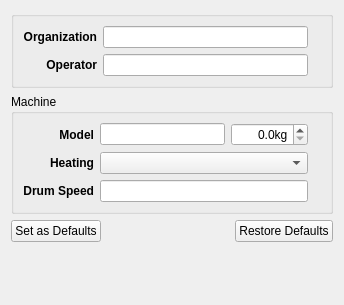
<?xml version="1.0" encoding="UTF-8"?>
<ui version="4.0">
 <class>SetupWidget</class>
 <widget class="QWidget" name="SetupWidget">
  <property name="geometry">
   <rect>
    <x>0</x>
    <y>0</y>
    <width>344</width>
    <height>305</height>
   </rect>
  </property>
  <property name="windowTitle">
   <string notr="true">Form</string>
  </property>
  <property name="toolTip">
   <string notr="true"/>
  </property>
  <property name="accessibleDescription">
   <string notr="true"/>
  </property>
  <layout class="QVBoxLayout" name="verticalLayout">
   <item>
    <widget class="QGroupBox" name="groupBox">
     <property name="title">
      <string/>
     </property>
     <layout class="QHBoxLayout" name="horizontalLayout_3">
      <item>
       <layout class="QGridLayout" name="gridLayout">
        <item row="0" column="1" colspan="2">
         <widget class="QLineEdit" name="lineEditOrganization">
          <property name="sizePolicy">
           <sizepolicy hsizetype="Expanding" vsizetype="Fixed">
            <horstretch>1</horstretch>
            <verstretch>0</verstretch>
           </sizepolicy>
          </property>
          <property name="toolTip">
           <string notr="true"/>
          </property>
          <property name="text">
           <string notr="true"/>
          </property>
         </widget>
        </item>
        <item row="1" column="1" colspan="2">
         <widget class="QLineEdit" name="lineEditOperator">
          <property name="sizePolicy">
           <sizepolicy hsizetype="Expanding" vsizetype="Fixed">
            <horstretch>1</horstretch>
            <verstretch>0</verstretch>
           </sizepolicy>
          </property>
          <property name="toolTip">
           <string notr="true"/>
          </property>
          <property name="text">
           <string notr="true"/>
          </property>
         </widget>
        </item>
        <item row="1" column="0">
         <widget class="QLabel" name="labelOperator">
          <property name="font">
           <font>
            <weight>75</weight>
            <bold>true</bold>
           </font>
          </property>
          <property name="toolTip">
           <string notr="true"/>
          </property>
          <property name="text">
           <string notr="true">Operator</string>
          </property>
          <property name="alignment">
           <set>Qt::AlignRight|Qt::AlignTrailing|Qt::AlignVCenter</set>
          </property>
         </widget>
        </item>
        <item row="0" column="0">
         <widget class="QLabel" name="labelOrganization">
          <property name="font">
           <font>
            <weight>75</weight>
            <bold>true</bold>
           </font>
          </property>
          <property name="toolTip">
           <string notr="true"/>
          </property>
          <property name="text">
           <string notr="true">Organization</string>
          </property>
          <property name="alignment">
           <set>Qt::AlignRight|Qt::AlignTrailing|Qt::AlignVCenter</set>
          </property>
         </widget>
        </item>
        <item row="0" column="3">
         <widget class="QLabel" name="labelOrganizationDefault">
          <property name="sizePolicy">
           <sizepolicy hsizetype="Preferred" vsizetype="Preferred">
            <horstretch>0</horstretch>
            <verstretch>0</verstretch>
           </sizepolicy>
          </property>
          <property name="toolTip">
           <string notr="true"/>
          </property>
          <property name="accessibleDescription">
           <string notr="true"/>
          </property>
          <property name="styleSheet">
           <string notr="true">QLabel { color : grey; }</string>
          </property>
          <property name="text">
           <string notr="true"/>
          </property>
         </widget>
        </item>
        <item row="1" column="3">
         <widget class="QLabel" name="labelOperatorDefault">
          <property name="toolTip">
           <string notr="true"/>
          </property>
          <property name="accessibleDescription">
           <string notr="true"/>
          </property>
          <property name="styleSheet">
           <string notr="true">QLabel { color : grey; }</string>
          </property>
          <property name="text">
           <string notr="true"/>
          </property>
         </widget>
        </item>
       </layout>
      </item>
     </layout>
    </widget>
   </item>
   <item>
    <widget class="QGroupBox" name="groupBoxMachine">
     <property name="toolTip">
      <string notr="true"/>
     </property>
     <property name="accessibleDescription">
      <string notr="true"/>
     </property>
     <property name="title">
      <string notr="true">Machine</string>
     </property>
     <layout class="QHBoxLayout" name="horizontalLayout_2">
      <item>
       <layout class="QGridLayout" name="gridLayoutMachine">
        <item row="0" column="2">
         <widget class="QDoubleSpinBox" name="doubleSpinBoxRoasterSize">
          <property name="toolTip">
           <string notr="true"/>
          </property>
          <property name="alignment">
           <set>Qt::AlignRight|Qt::AlignTrailing|Qt::AlignVCenter</set>
          </property>
          <property name="suffix">
           <string notr="true">kg</string>
          </property>
          <property name="decimals">
           <number>1</number>
          </property>
          <property name="maximum">
           <double>9999.899999999999636</double>
          </property>
         </widget>
        </item>
        <item row="1" column="0">
         <widget class="QLabel" name="labelHeating">
          <property name="font">
           <font>
            <weight>75</weight>
            <bold>true</bold>
           </font>
          </property>
          <property name="accessibleDescription">
           <string notr="true"/>
          </property>
          <property name="text">
           <string notr="true">Heating</string>
          </property>
          <property name="alignment">
           <set>Qt::AlignRight|Qt::AlignTrailing|Qt::AlignVCenter</set>
          </property>
         </widget>
        </item>
        <item row="2" column="0">
         <widget class="QLabel" name="labelDrumSpeed">
          <property name="font">
           <font>
            <weight>75</weight>
            <bold>true</bold>
           </font>
          </property>
          <property name="toolTip">
           <string notr="true"/>
          </property>
          <property name="text">
           <string notr="true">Drum Speed</string>
          </property>
          <property name="alignment">
           <set>Qt::AlignRight|Qt::AlignTrailing|Qt::AlignVCenter</set>
          </property>
         </widget>
        </item>
        <item row="2" column="1" colspan="2">
         <widget class="QLineEdit" name="lineEditDrumSpeed">
          <property name="toolTip">
           <string notr="true"/>
          </property>
          <property name="text">
           <string notr="true"/>
          </property>
         </widget>
        </item>
        <item row="1" column="1" colspan="2">
         <widget class="QComboBox" name="comboBoxHeating"/>
        </item>
        <item row="0" column="0">
         <widget class="QLabel" name="labelMachine">
          <property name="font">
           <font>
            <weight>75</weight>
            <bold>true</bold>
           </font>
          </property>
          <property name="toolTip">
           <string notr="true"/>
          </property>
          <property name="text">
           <string notr="true">Model</string>
          </property>
          <property name="alignment">
           <set>Qt::AlignRight|Qt::AlignTrailing|Qt::AlignVCenter</set>
          </property>
         </widget>
        </item>
        <item row="0" column="1">
         <widget class="QLineEdit" name="lineEditMachine">
          <property name="toolTip">
           <string notr="true"/>
          </property>
          <property name="text">
           <string notr="true"/>
          </property>
         </widget>
        </item>
        <item row="0" column="3">
         <widget class="QLabel" name="labelMachineSizeDefault">
          <property name="toolTip">
           <string notr="true"/>
          </property>
          <property name="accessibleDescription">
           <string notr="true"/>
          </property>
          <property name="styleSheet">
           <string notr="true">QLabel { color : grey; }</string>
          </property>
          <property name="text">
           <string notr="true"/>
          </property>
         </widget>
        </item>
        <item row="1" column="3">
         <widget class="QLabel" name="labelHeatingDefault">
          <property name="toolTip">
           <string notr="true"/>
          </property>
          <property name="accessibleDescription">
           <string notr="true"/>
          </property>
          <property name="styleSheet">
           <string notr="true">QLabel { color : grey; }</string>
          </property>
          <property name="text">
           <string notr="true"/>
          </property>
         </widget>
        </item>
        <item row="2" column="3">
         <widget class="QLabel" name="labelDrumSpeedDefault">
          <property name="toolTip">
           <string notr="true"/>
          </property>
          <property name="accessibleDescription">
           <string notr="true"/>
          </property>
          <property name="styleSheet">
           <string notr="true">QLabel { color : grey; }</string>
          </property>
          <property name="text">
           <string notr="true"/>
          </property>
         </widget>
        </item>
       </layout>
      </item>
     </layout>
    </widget>
   </item>
   <item>
    <layout class="QHBoxLayout" name="horizontalLayout">
     <item>
      <widget class="QPushButton" name="SetDefaults">
       <property name="focusPolicy">
        <enum>Qt::NoFocus</enum>
       </property>
       <property name="toolTip">
        <string notr="true"/>
       </property>
       <property name="text">
        <string notr="true">Set as Defaults</string>
       </property>
      </widget>
     </item>
     <item>
      <spacer name="horizontalSpacer">
       <property name="orientation">
        <enum>Qt::Horizontal</enum>
       </property>
       <property name="sizeHint" stdset="0">
        <size>
         <width>40</width>
         <height>20</height>
        </size>
       </property>
      </spacer>
     </item>
     <item>
      <widget class="QPushButton" name="Defaults">
       <property name="focusPolicy">
        <enum>Qt::NoFocus</enum>
       </property>
       <property name="toolTip">
        <string notr="true"/>
       </property>
       <property name="text">
        <string notr="true">Restore Defaults</string>
       </property>
      </widget>
     </item>
    </layout>
   </item>
   <item>
    <spacer name="verticalSpacer">
     <property name="orientation">
      <enum>Qt::Vertical</enum>
     </property>
     <property name="sizeHint" stdset="0">
      <size>
       <width>20</width>
       <height>40</height>
      </size>
     </property>
    </spacer>
   </item>
  </layout>
 </widget>
 <tabstops>
  <tabstop>lineEditOrganization</tabstop>
  <tabstop>lineEditOperator</tabstop>
  <tabstop>lineEditMachine</tabstop>
  <tabstop>doubleSpinBoxRoasterSize</tabstop>
  <tabstop>comboBoxHeating</tabstop>
  <tabstop>lineEditDrumSpeed</tabstop>
 </tabstops>
 <resources/>
 <connections/>
</ui>
